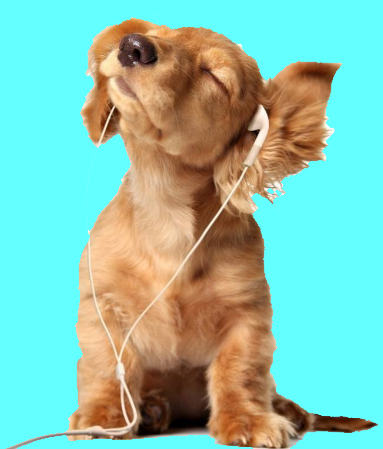
#> input picture mixPicture/123.png, 383 x 449 px
$ python sharp.py
#> lines starting #> are read from the running program, lines starting #| are printed output that depends on the picture; after the words box and inside, x2 and y2 are one past the last pixel; in counts of white or black regions, pixels touching at a corner belong together
import numpy as np
import cv2 as cv
from matplotlib import pyplot as plt
img = cv.imread('123.png', 0)
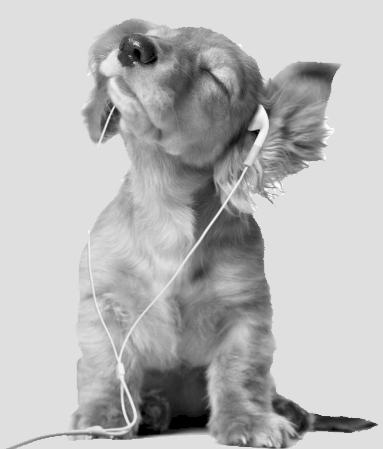
#> img: shape (449, 383); min 0, max 254, mean 183.9
# img = cv.pyrMeanShiftFiltering(img, 25, 10)
edges = cv.Canny(img, 20, 80)
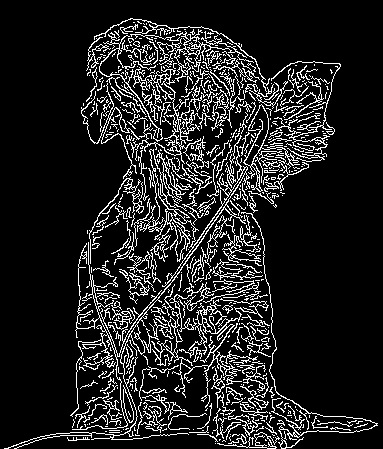
#> edges: shape (449, 383); 13% white in thin lines or dots
plt.subplot(121), plt.imshow(img, cmap='gray')
plt.title('Original Image'), plt.xticks([]), plt.yticks([])
plt.subplot(122), plt.imshow(edges, cmap='gray')
plt.title('Edge Image'), plt.xticks([]), plt.yticks([])
plt.show()
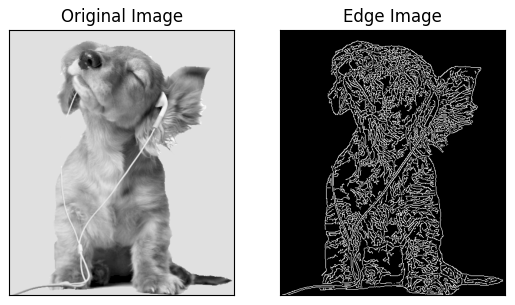
#> figure drawn by matplotlib, 2 panels

$ run again, with mixPicture/333.png copied over mixPicture/123.png
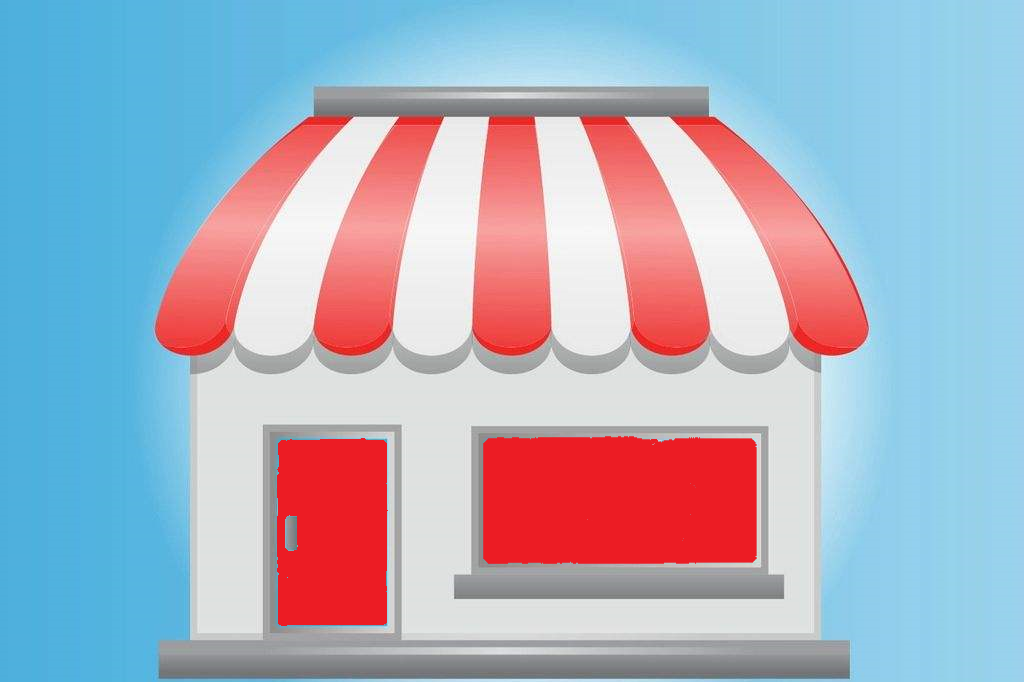
#> input picture mixPicture/333.png, 1024 x 682 px
#> `edges = cv.Canny(img, 20, 80)`:
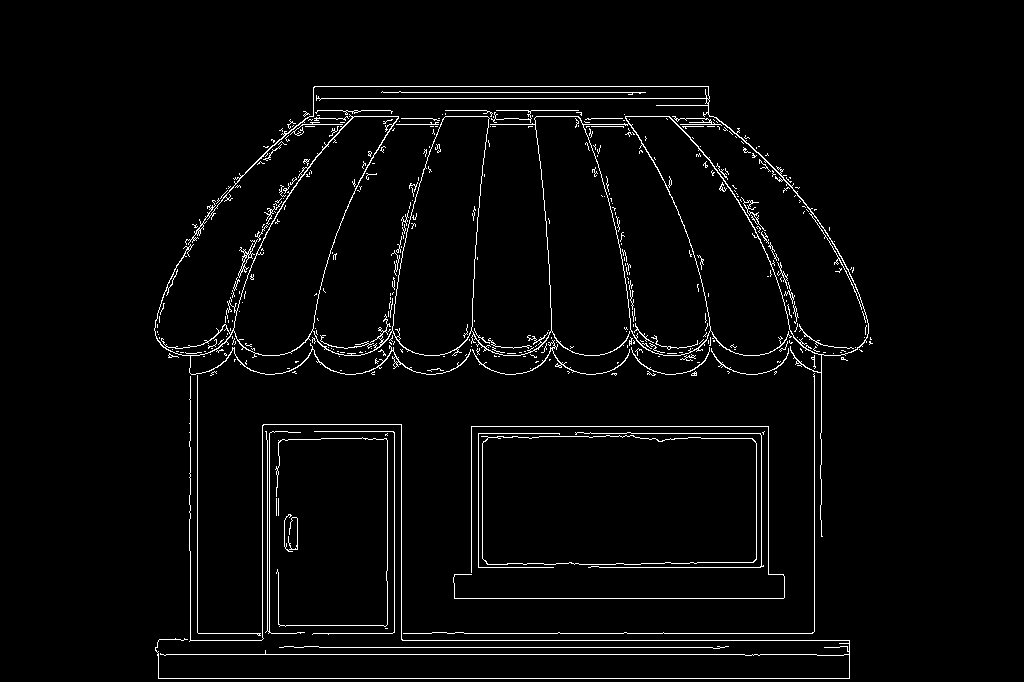
#> edges: shape (682, 1024); 2.9% white in thin lines or dots, all inside (x1, y1, x2, y2) = (154, 86, 873, 679)
#> `plt.show()`:
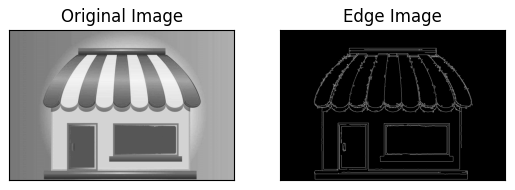
#> figure drawn by matplotlib, 2 panels
